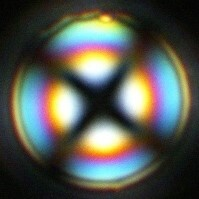
#> input picture notebooks/Data/droplet1.jpg, 199 x 199 px
$ jupyter execute ch6_svd_reconstruction.ipynb
#> lines starting #> are read from the running program, lines starting #| are printed output that depends on the picture
**Setup.** Run this notebook from the `notebooks/` folder of the book
repository (it reads files from `Data/` and `Support/`). On Google Colab,
upload the folder to your Drive and set `path` to its location, e.g.
`path = '/content/drive/MyDrive/StatsBook/notebooks/'`.

[cell 1]
path = ''

Image compression with the SVD (Shiyi (Amy) Qin and Victor Z, UW-Madison, 2020).
The grayscale image is a matrix $\mathbf{X}$ (`X`); we keep the first $n$ terms of
$\mathbf{X}=\sum_k s_k\mathbf{u}_k\mathbf{v}_k^T$ for $n=1,3,10,100$.

[cell 2]
import numpy as np
import matplotlib.pyplot as plt
from skimage import color, io

X = 255 * color.rgb2gray(io.imread(path+'Data/droplet1.jpg'))
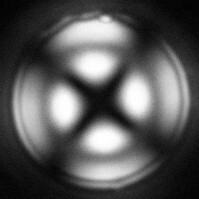
#> X: shape (199, 199) float64; min 0.928, max 255, mean 87.3
print("image size:", X.shape, "  rank:", np.linalg.matrix_rank(X))
#| image size: (199, 199)   rank: 199
U, s, Vt = np.linalg.svd(X, full_matrices=False)
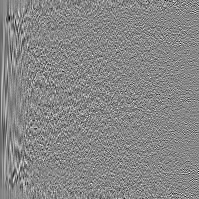
#> U: shape (199, 199) float64; min -0.36, max 0.318, mean -0.000347; drawn with min black and max white
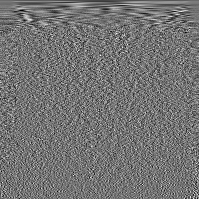
#> Vt: shape (199, 199) float64; min -0.265, max 0.316, mean -0.000335; drawn with min black and max white
#> s = 199 values, max 19652 at index 0, min 0.0379 at index 198, mean 257.4

n_values = [1, 3, 10, 100]
errors = []
fig, axs = plt.subplots(1, 5, figsize=(16, 4))
axs[0].imshow(X, cmap='gray'); axs[0].set_title('original')
for ax, n in zip(axs[1:], n_values):
    X_n = (U[:, :n] * s[:n]) @ Vt[:n]            # sum of the first n terms
    errors.append(np.sum((X - X_n)**2))
    ax.imshow(X_n, cmap='gray'); ax.set_title(f'$n={n}$')
#> this loop made 4 passes
#> pass 1, `X_n = (U[:, :n] * s[:n]) @ Vt[:n]`:
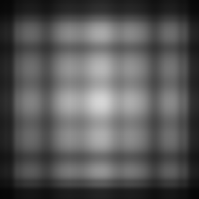
#> X_n: shape (199, 199) float64; min 6.3, max 214.5, mean 88.5
#> pass 2, `X_n = (U[:, :n] * s[:n]) @ Vt[:n]`:
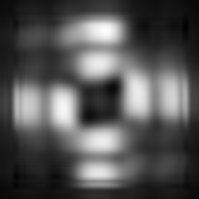
#> X_n: shape (199, 199) float64; min -5.85, max 275.7, mean 87.4; drawn with min black and max white
#> after the loop, errors = [127227837.2, 24798900.1, 986230.3, 25427.8]
for ax in axs:
    ax.axis('off')
plt.tight_layout()
plt.show()
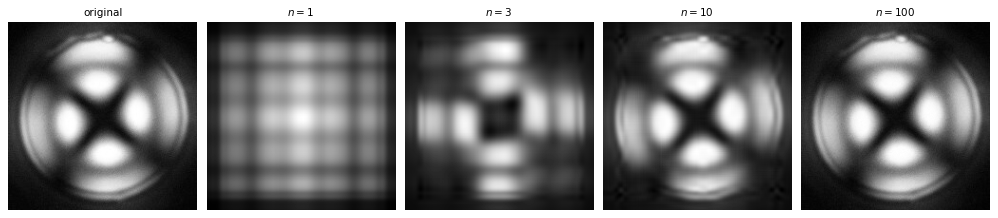
#> figure drawn by matplotlib, 5 panels

plt.semilogy(n_values, errors, 'ko-')
plt.xlabel('$n$'); plt.ylabel(r'$\lVert\mathbf{X}-\mathbf{X}_n\rVert_F^2$')
plt.grid(True)
plt.show()

$ run again, with notebooks/Data/droplet2.jpg copied over notebooks/Data/droplet1.jpg
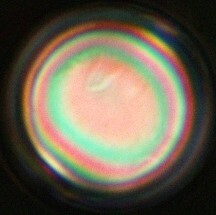
#> input picture notebooks/Data/droplet2.jpg, 216 x 215 px
#| image size: (215, 216)   rank: 215
#> `U, s, Vt = np.linalg.svd(X, full_matrices=False)`:
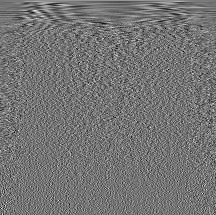
#> Vt: shape (215, 216) float64; min -0.302, max 0.359, mean 0.000311; drawn with min black and max white
#> s = 215 values, max 26945.6 at index 0, min 0.0776 at index 214, mean 214.8
#> the loop `for ax, n in zip(axs[1:], n_values):` made 4 passes
#> pass 3, `X_n = (U[:, :n] * s[:n]) @ Vt[:n]`:
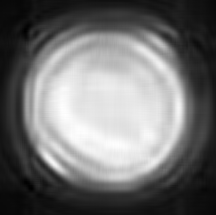
#> X_n: shape (215, 216) float64; min -6.45, max 229.1, mean 98.2; drawn with min black and max white
#> after the loop `for ax, n in zip(axs[1:], n_values):`: errors = [18535450.7, 6672740.5, 1536059, 16716.3]

$ run again, with notebooks/Data/droplet3.jpg copied over notebooks/Data/droplet1.jpg
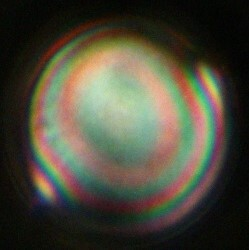
#> input picture notebooks/Data/droplet3.jpg, 249 x 250 px
#| image size: (250, 249)   rank: 249
#> `U, s, Vt = np.linalg.svd(X, full_matrices=False)`:
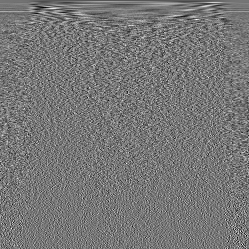
#> Vt: shape (249, 249) float64; min -0.286, max 0.325, mean -0.000306; drawn with min black and max white
#> s = 249 values, max 23620.5 at index 0, min 0.0262 at index 248, mean 175.1
#> the loop `for ax, n in zip(axs[1:], n_values):` made 4 passes
#> pass 3, `X_n = (U[:, :n] * s[:n]) @ Vt[:n]`:
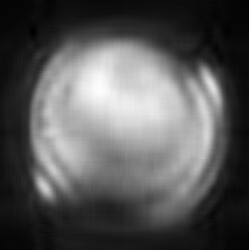
#> X_n: shape (250, 249) float64; min -2.91, max 216.8, mean 72.6; drawn with min black and max white
#> after the loop `for ax, n in zip(axs[1:], n_values):`: errors = [24676031, 6576986.6, 967637.8, 31454]

$ run again, with notebooks/Data/droplet4.jpg copied over notebooks/Data/droplet1.jpg
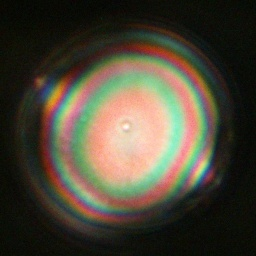
#> input picture notebooks/Data/droplet4.jpg, 256 x 256 px
#| image size: (256, 256)   rank: 256
#> `U, s, Vt = np.linalg.svd(X, full_matrices=False)`:
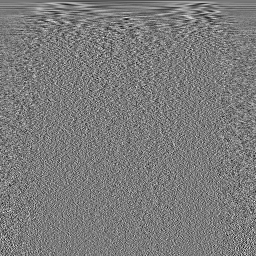
#> Vt: shape (256, 256) float64; min -0.292, max 0.309, mean -0.00014; drawn with min black and max white
#> s = 256 values, max 24982.5 at index 0, min 0.0798 at index 255, mean 179.4
#> the loop `for ax, n in zip(axs[1:], n_values):` made 4 passes
#> pass 2, `X_n = (U[:, :n] * s[:n]) @ Vt[:n]`:
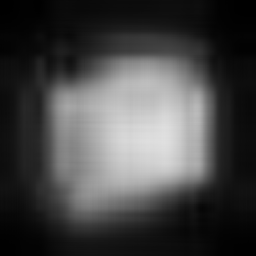
#> X_n: shape (256, 256) float64; min 0.173, max 224.4, mean 69.4
#> after the loop `for ax, n in zip(axs[1:], n_values):`: errors = [17304757.5, 6305781.3, 1303337.1, 67855.1]
